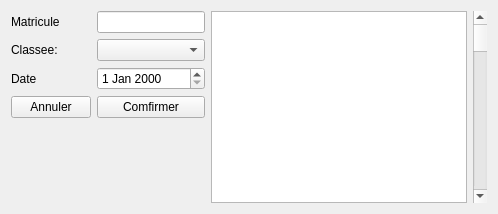
                  <widget class="QWidget" name="tabEtCLass">
                   <attribute name="title">
                    <string>ETUDIANT-CLASSE</string>
                   </attribute>
                   <layout class="QHBoxLayout" name="horizontalLayout_15">
                    <item>
                     <layout class="QFormLayout" name="Etu_class_form">
                      <item row="0" column="0">
                       <widget class="QLabel" name="Et_Class_MatrLabel">
                        <property name="text">
                         <string>Matricule</string>
                        </property>
                       </widget>
                      </item>
                      <item row="1" column="0">
                       <widget class="QLabel" name="Et_Class_Label">
                        <property name="text">
                         <string>Classee:</string>
                        </property>
                       </widget>
                      </item>
                      <item row="2" column="1">
                       <widget class="QDateEdit" name="Et_Class_Date"/>
                      </item>
                      <item row="2" column="0">
                       <widget class="QLabel" name="etu_class_dateLabel">
                        <property name="text">
                         <string>Date</string>
                        </property>
                       </widget>
                      </item>
                      <item row="3" column="1">
                       <widget class="QPushButton" name="Et_Class_ComfirmerAttr">
                        <property name="text">
                         <string>Comfirmer</string>
                        </property>
                       </widget>
                      </item>
                      <item row="3" column="0">
                       <widget class="QPushButton" name="Et_Class_AnnulerAttr">
                        <property name="text">
                         <string>Annuler</string>
                        </property>
                       </widget>
                      </item>
                      <item row="4" column="1">
                       <spacer name="verticalSpacer_12">
                        <property name="orientation">
                         <enum>Qt::Vertical</enum>
                        </property>
                        <property name="sizeHint" stdset="0">
                         <size>
                          <width>20</width>
                          <height>33</height>
                         </size>
                        </property>
                       </spacer>
                      </item>
                      <item row="1" column="1">
                       <widget class="QComboBox" name="Et_Classe_Combo"/>
                      </item>
                      <item row="0" column="1">
                       <widget class="QLineEdit" name="Et_Classe_MatrEdit"/>
                      </item>
                     </layout>
                    </item>
                    <item>
                     <widget class="QTextBrowser" name="Et_Class_Txt_Browser"/>
                    </item>
                    <item>
                     <widget class="QScrollBar" name="etu_class_scroll">
                      <property name="orientation">
                       <enum>Qt::Vertical</enum>
                      </property>
                     </widget>
                    </item>
                   </layout>
                  </widget>
